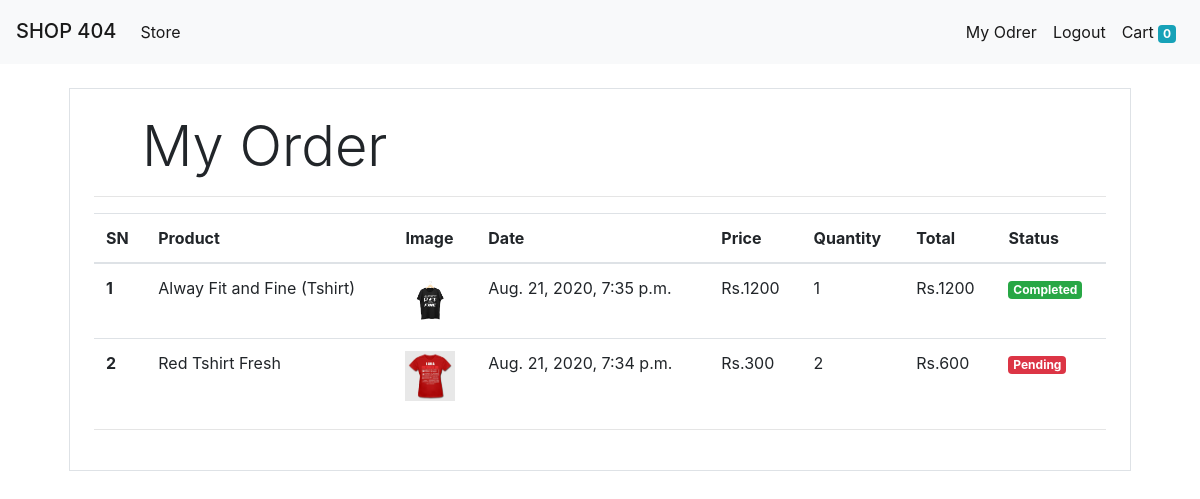
Screenshot of /orders (signed in) with the database file from the repository.
### store/models/orders.py (models this page shows, shortened)
class Order(models.Model):
    product = models.ForeignKey(Product, on_delete=models.CASCADE)
    customer = models.ForeignKey(Customer, on_delete=models.CASCADE)
    quantity = models.IntegerField(default=1)
    price = models.IntegerField()
    phone = models.CharField(max_length=50, default='', blank=True)
    address = models.CharField(max_length=60, default='', blank=True)
    date = models.DateTimeField(default=datetime.datetime.today)
    status = models.BooleanField(default=False)
    @staticmethod
    def get_orders_by_customer(customer_id):
        return Order.objects.filter(customer=customer_id).order_by('-date')

### store/models/product.py (models this page shows, shortened)
class Product(models.Model):
    name = models.CharField(max_length=50)
    price = models.IntegerField(default=0)
    category = models.ForeignKey(Category, on_delete=models.CASCADE, default=1)
    description = models.CharField(max_length=200, default='', null=True, blank=True)
    image = models.ImageField(upload_to='Uploads/Products')

### store/middleware/auth.py (the view)
    def middleware(request):
        if not request.session.get('customer'):
            redirect('login')
        response = get_response(request)
        return response

### store/templatetags/custom_filter.py (called while the page is built)
@register.filter(name='currency')
def currency(number):
    return "Rs." + str(number)

@register.filter(name='multiply')
def multiply(number, number1):
    return number * number1

### store/views/orders.py (called while the page is built)
    def get(self, request):
        customer = request.session.get('customer')
        orders = Order.get_orders_by_customer(customer)
        return render(request, 'orders.html', {'orders': orders})

### store/templates/orders.html (shortened to what this page needs)
{% extends 'layout.html' %}
{% block body %}
{% load cart %}
{% load custom_filter %}
<div class="container">
 <div class="border rounde p-4 m-4">
  <p class="display-4 pl-4 ml-4 ">My Order</p>
  <hr>
<table class="table">
  <thead>
    <tr>
      <th scope="col">SN</th>
      <th scope="col">Product</th>
      <th scope="col">Image</th>
      <th scope="col">Date</th>
      <th scope="col">Price</th>
      <th scope="col">Quantity</th>
      <th scope="col">Total</th>
      <th scope="col">Status</th>
    </tr>
  </thead>
  <tbody>
    {% for order in orders %}
    <tr>
      <th scope="row">{{forloop.counter}}</th>
      <td>{{order.product.name}}</td>
      <td><img style="width:50px; " src="{{order.product.image.url}}" alt=""></td>
      <td>{{order.date}}</td>
      <td>{{order.price|currency}} </td>
      <td>{{order.quantity}}</td>
      <td>{{order.quantity|multiply:order.price|currency}}</td>
      {% if order.status %}
      <td><small class="badge badge-success">Completed</small></td>
      {% else %}
       <td><small class="badge badge-danger">Pending</small></td>
       {% endif %}
    </tr>
    {% endfor %}
  </tbody>
</table>
<hr>
</div>
{% endblock %}

### rows the page displays
Order: product.name "Alway Fit and Fine (Tshirt)", product.image (picture), date "Aug. 21, 2020, 7:35 p.m.", price "Rs.1200", quantity "1", quantity|multiply "Rs.1200", status "Completed"
Order: product.name "Red Tshirt Fresh", product.image (picture), date "Aug. 21, 2020, 7:34 p.m.", price "Rs.300", quantity "2", quantity|multiply "Rs.600", status "Pending"

### other values shown
{{ request.session.cart.keys|length }} "0"
